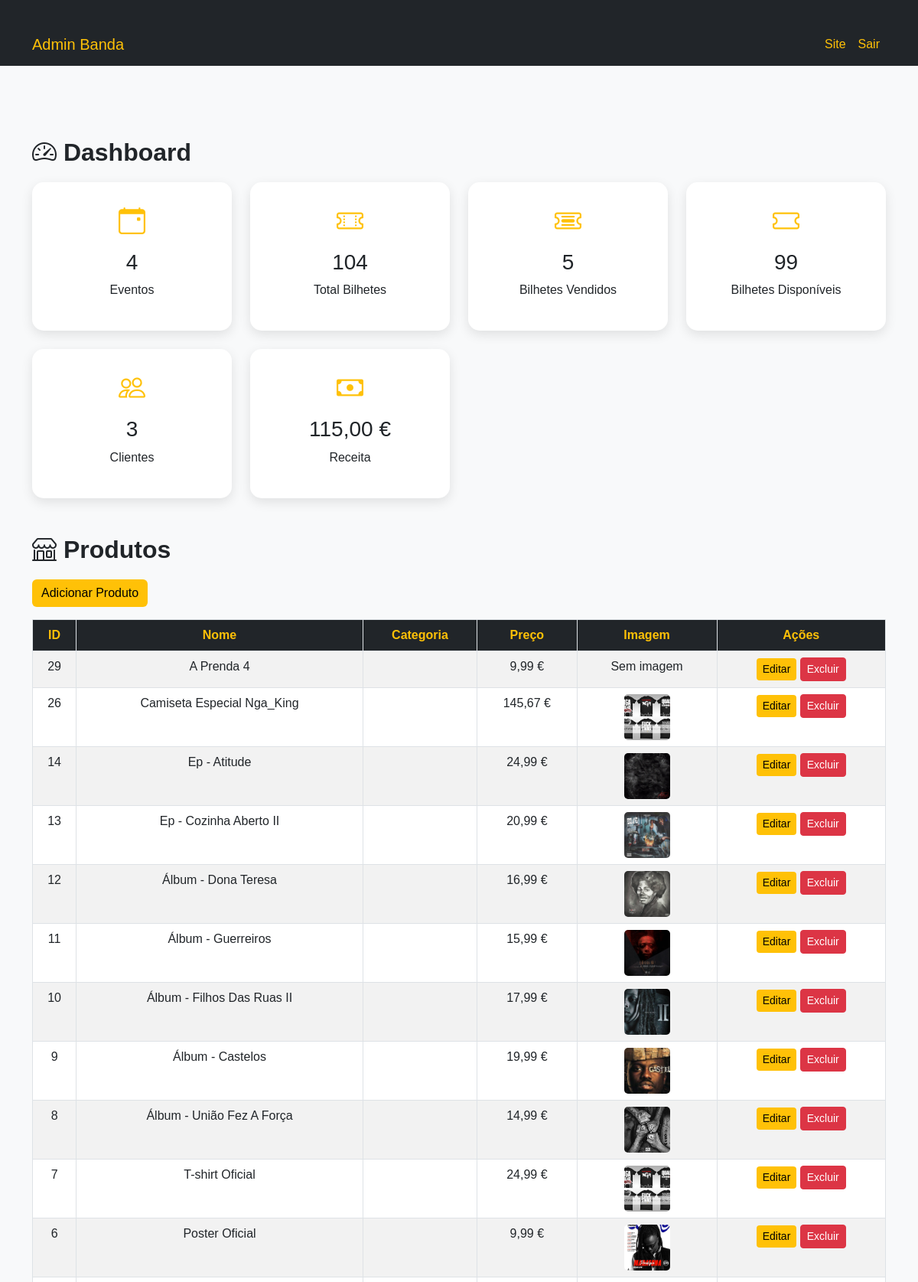
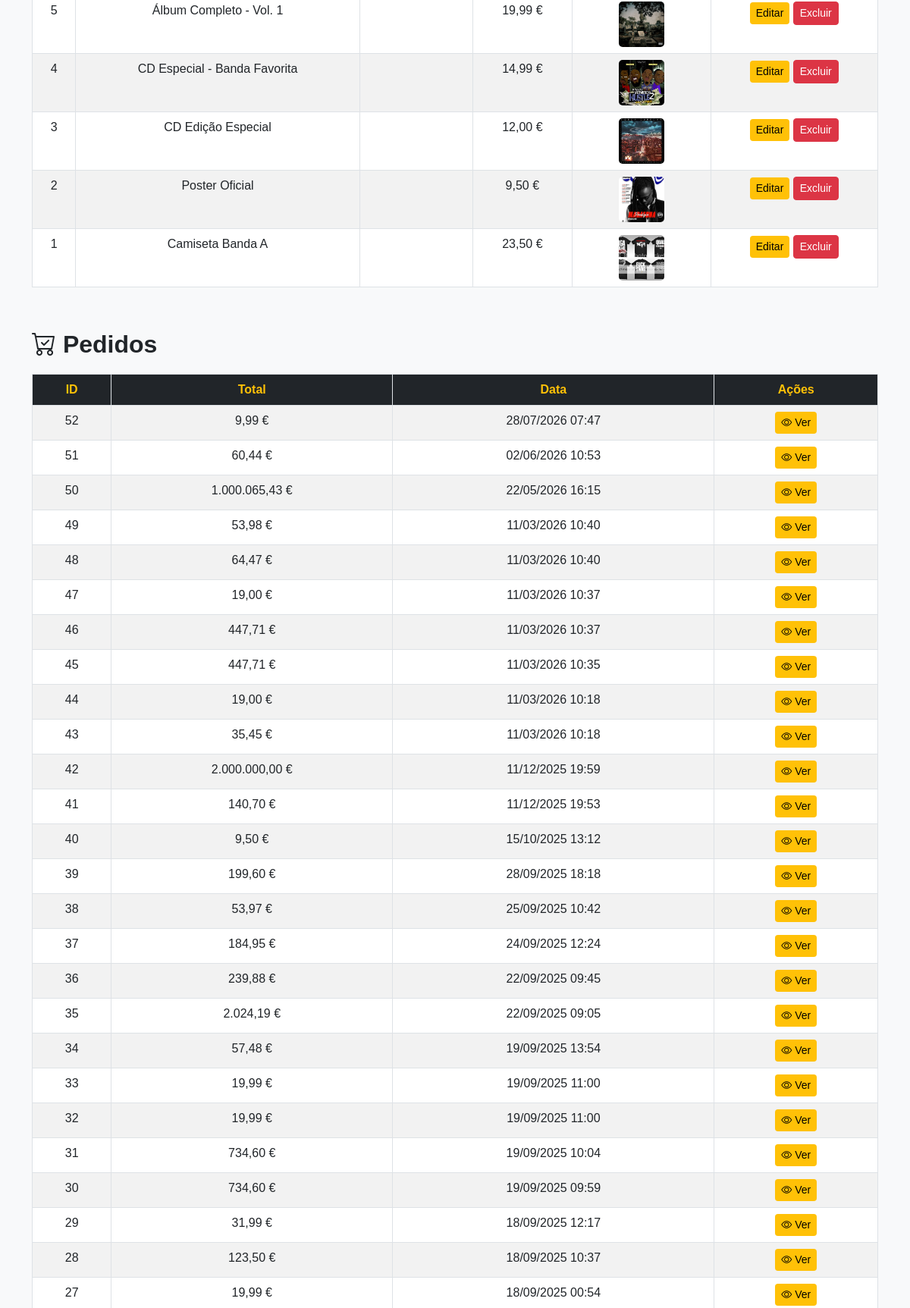
/site/admin/admin.php (signed in, upper part), run on the app's committed database (2 pictures, top to bottom).
### tables this page shows
CREATE TABLE `products` (
  `id` int(11) NOT NULL,
  `name` varchar(150) NOT NULL,
  `price` decimal(10,2) NOT NULL,
  `description` text DEFAULT NULL,
  `category` varchar(100) DEFAULT NULL,
  `image` varchar(255) DEFAULT NULL
);

CREATE TABLE `orders` (
  `id` int(11) NOT NULL,
  `total` decimal(10,2) NOT NULL,
  `created_at` timestamp NOT NULL DEFAULT current_timestamp()
);

### site/admin/admin.php (the view, shortened to what this page needs)
<?php
require_once __DIR__ . '/../../conexao/db.php';
$totalEvents = $pdo
    ->query("
        SELECT COUNT(*)
        FROM events
    ")
    ->fetchColumn();
$totalTickets = $pdo
    ->query("
        SELECT COUNT(*)
        FROM tickets
    ")
    ->fetchColumn();
$soldTickets = $pdo
    ->query("
        SELECT COUNT(*)
        FROM tickets
        WHERE status = 'Vendido'
    ")
    ->fetchColumn();
$availableTickets = $pdo
    ->query("
        SELECT COUNT(*)
        FROM tickets
        WHERE status = 'Disponível'
    ")
    ->fetchColumn();
$totalCustomers = $pdo
    ->query("
        SELECT COUNT(*)
        FROM customers
    ")
    ->fetchColumn();
$totalRevenue = $pdo
    ->query("
        SELECT COALESCE(SUM(total), 0)
        FROM sales
    ")
    ->fetchColumn();
$products = $pdo
    ->query("
        SELECT *
        FROM products
        ORDER BY id DESC
    ")
    ->fetchAll(PDO::FETCH_ASSOC);
$orders = $pdo
    ->query("
        SELECT *
        FROM orders
        ORDER BY id DESC
    ")
    ->fetchAll(PDO::FETCH_ASSOC);
?>
<!DOCTYPE html>
<html lang="pt">
<head>
    <link
        href="https://cdn.jsdelivr.net/npm/bootstrap@5.3.0/dist/css/bootstrap.min.css"
        rel="stylesheet">
    <link
        href="https://cdn.jsdelivr.net/npm/bootstrap-icons@1.10.5/font/bootstrap-icons.css"
        rel="stylesheet">
    <link
        rel="stylesheet"
        href="../css/style.css">
</head>
<body class="pg-admin">
    <nav class="navbar navbar-expand-lg navbar-dark">
        <div class="container">
            <a
                class="navbar-brand"
                href="#">
                Admin Banda
            </a>
            <div
                class="collapse navbar-collapse"
                id="menuAdmin">
                <ul class="navbar-nav ms-auto">
                    <li class="nav-item">
                        <a
                            class="nav-link"
                            href="../index2.php">
                            Site
                        </a>
                    </li>
                    <li class="nav-item">
                        <a
                            class="nav-link"
                            href="logout.php">
                            Sair
                        </a>
                    </li>
                </ul>
            </div>
        </div>
    </nav>
    <div class="container py-4">
        <h2 class="section-title">
            <i class="bi bi-speedometer2"></i>
            Dashboard
        </h2>
        <div class="row g-4 mb-5">
            <div class="col-md-3">
                <div class="card-dashboard">
                    <i class="bi bi-calendar-event"></i>
                    <h3>
                        <?= (int) $totalEvents ?>
                    </h3>
                    <p>
                        Eventos
                    </p>
                </div>
            </div>
            <div class="col-md-3">
                <div class="card-dashboard">
                    <i class="bi bi-ticket-perforated"></i>
                    <h3>
                        <?= (int) $totalTickets ?>
                    </h3>
                    <p>
                        Total Bilhetes
                    </p>
                </div>
            </div>
            <div class="col-md-3">
                <div class="card-dashboard">
                    <i class="bi bi-ticket-detailed"></i>
                    <h3>
                        <?= (int) $soldTickets ?>
                    </h3>
                    <p>
                        Bilhetes Vendidos
                    </p>
                </div>
            </div>
            <div class="col-md-3">
                <div class="card-dashboard">
                    <i class="bi bi-ticket"></i>
                    <h3>
                        <?= (int) $availableTickets ?>
                    </h3>
                    <p>
                        Bilhetes Disponíveis
                    </p>
                </div>
            </div>
            <div class="col-md-3">
                <div class="card-dashboard">
                    <i class="bi bi-people"></i>
                    <h3>
                        <?= (int) $totalCustomers ?>
                    </h3>
                    <p>
                        Clientes
                    </p>
                </div>
            </div>
            <div class="col-md-3">
                <div class="card-dashboard">
                    <i class="bi bi-cash"></i>
                    <h3>
                        <?= number_format(
                            (float) $totalRevenue,
                            2,
                            ",",
                            "."
                        ) ?>
                        €
                    </h3>
                    <p>
                        Receita
                    </p>
                </div>
            </div>
        </div>
        <h2 class="section-title">
            <i class="bi bi-shop"></i>
            Produtos
        </h2>
        <a
            href="add_product.php"
            class="btn btn-warning mb-3">
            Adicionar Produto
        </a>
        <div class="table-responsive">
            <table class="table table-bordered table-striped text-center">
                <thead>
                    <tr>
                        <th>ID</th>
                        <th>Nome</th>
                        <th>Categoria</th>
                        <th>Preço</th>
                        <th>Imagem</th>
                        <th>Ações</th>
                    </tr>
                </thead>
                <tbody>
                    <?php foreach ($products as $product): ?>
                        <tr>
                            <td>
                                <?= (int) $product['id'] ?>
                            </td>
                            <td>
                                <?= htmlspecialchars(
                                    $product['name'] ?? ''
                                ) ?>
                            </td>
                            <td>
                            </td>
                            <td>
                                <?= number_format(
                                    (float) ($product['price'] ?? 0),
                                    2,
                                    ",",
                                    "."
                                ) ?>
                                €
                            </td>
                            <td>
                                <?php if (!empty($product['image'])): ?>
                                    <img
                                        src="../img/<?= htmlspecialchars($product['image']) ?>"
                                        width="60"
                                        height="60"
                                        style="object-fit: cover;"
                                        alt="Produto">
                                <?php else: ?>
                                    Sem imagem
                                <?php endif; ?>
                            </td>
                            <td>
                                <a
                                    href="edit_product.php?id=<?= (int) $product['id'] ?>"
                                    class="btn btn-warning btn-sm">
                                    Editar
                                </a>
                                <a
                                    href="delete_product.php?id=<?= (int) $product['id'] ?>"
                                    class="btn btn-danger btn-sm"
                                    onclick="return confirm('Excluir produto?')">
                                    Excluir
                                </a>
                            </td>
                        </tr>
                    <?php endforeach; ?>
                </tbody>
            </table>
        </div>
        <h2 class="section-title">
            <i class="bi bi-cart-check"></i>
            Pedidos
        </h2>
        <div class="table-responsive">
            <table class="table table-bordered table-striped text-center">
                <thead>
                    <tr>
                        <th>ID</th>
                        <th>Total</th>
                        <th>Data</th>
                        <th>Ações</th>
                    </tr>
                </thead>
                <tbody>
                    <?php foreach ($orders as $order): ?>
                        <tr>
                            <td>
                                <?= (int) $order['id'] ?>
                            </td>
                            <td>
                                <?= number_format(
                                    (float) ($order['total'] ?? 0),
                                    2,
                                    ",",
                                    "."
                                ) ?>
                                €
                            </td>
                            <td>
                                <?php if (!empty($order['created_at'])): ?>
                                    <?= date(
                                        "d/m/Y H:i",
                                        strtotime($order['created_at'])
                                    ) ?>
                                <?php else: ?>
                                    Sem data
                                <?php endif; ?>
                            </td>
                            <td>
                                <a
                                    href="detalhes.php?id=<?= (int) $order['id'] ?>"
                                    class="btn btn-warning btn-sm">
                                    <i class="bi bi-eye"></i>
                                    Ver
                                </a>
                            </td>
                        </tr>
                    <?php endforeach; ?>
                </tbody>
            </table>
        </div>
    </div>
</body>
</html>

### site/css/style.css (style rules this page uses)
body.pg-admin { font-family: 'Poppins', sans-serif; background: #f8f9fa; }
.pg-admin .navbar { background: #212529; }
.pg-admin .navbar a { color: #ffc107 !important; }
.pg-admin .container { margin-top: 30px; }
.pg-admin .section-title { margin-top: 40px; margin-bottom: 20px; font-weight: 700; color: #212529; }
.pg-admin .card-dashboard { background: white; border-radius: 15px; padding: 25px; text-align: center; box-shadow: 0 5px 15px rgba(0, 0, 0, .1); }
.pg-admin .card-dashboard i { font-size: 35px; color: #ffc107; }
.pg-admin .card-dashboard h3 { margin-top: 10px; }
.pg-admin .btn-warning { background: #ffc107; border: none; color: #000; }
.pg-admin table th { background: #212529 !important; color: #ffc107 !important; }
.pg-admin img { border-radius: 5px; }

### data on the page
products: id "29", name "A Prenda 4", price "9,99", image "Sem imagem"
products: id "26", name "Camiseta Especial Nga_King", price "145,67", image (picture)
products: id "14", name "Ep - Atitude", price "24,99", image (picture)
products: id "13", name "Ep - Cozinha Aberto II", price "20,99", image (picture)
products: id "12", name "Álbum - Dona Teresa", price "16,99", image (picture)
products: id "11", name "Álbum - Guerreiros", price "15,99", image (picture)
products: id "10", name "Álbum - Filhos Das Ruas II", price "17,99", image (picture)
products: id "9", name "Álbum - Castelos", price "19,99", image (picture)
products: id "8", name "Álbum - União Fez A Força", price "14,99", image (picture)
products: id "7", name "T-shirt Oficial", price "24,99", image (picture)
products: id "6", name "Poster Oficial", price "9,99", image (picture)
products: id "5", name "Álbum Completo - Vol. 1", price "19,99", image (picture)
products: id "4", name "CD Especial - Banda Favorita", price "14,99", image (picture)
products: id "3", name "CD Edição Especial", price "12,00", image (picture)
products: id "2", name "Poster Oficial", price "9,50", image (picture)
products: id "1", name "Camiseta Banda A", price "23,50", image (picture)
orders: id "52", total "9,99", created_at "28/07/2026 07:47"
orders: id "51", total "60,44", created_at "02/06/2026 10:53"
orders: id "50", total "1.000.065,43", created_at "22/05/2026 16:15"
orders: id "49", total "53,98", created_at "11/03/2026 10:40"
orders: id "48", total "64,47", created_at "11/03/2026 10:40"
orders: id "47", total "19,00", created_at "11/03/2026 10:37"
orders: id "46", total "447,71", created_at "11/03/2026 10:37"
orders: id "45", total "447,71", created_at "11/03/2026 10:35"
orders: id "44", total "19,00", created_at "11/03/2026 10:18"
orders: id "43", total "35,45", created_at "11/03/2026 10:18"
orders: id "42", total "2.000.000,00", created_at "11/12/2025 19:59"
orders: id "41", total "140,70", created_at "11/12/2025 19:53"
orders: id "40", total "9,50", created_at "15/10/2025 13:12"
orders: id "39", total "199,60", created_at "28/09/2025 18:18"
orders: id "38", total "53,97", created_at "25/09/2025 10:42"
orders: id "37", total "184,95", created_at "24/09/2025 12:24"
orders: id "36", total "239,88", created_at "22/09/2025 09:45"
orders: id "35", total "2.024,19", created_at "22/09/2025 09:05"
orders: id "34", total "57,48", created_at "19/09/2025 13:54"
orders: id "33", total "19,99", created_at "19/09/2025 11:00"
orders: id "32", total "19,99", created_at "19/09/2025 11:00"
orders: id "31", total "734,60", created_at "19/09/2025 10:04"
orders: id "30", total "734,60", created_at "19/09/2025 09:59"
orders: id "29", total "31,99", created_at "18/09/2025 12:17"
orders: id "28", total "123,50", created_at "18/09/2025 10:37"
orders: id "27", total "19,99", created_at "18/09/2025 00:54"

### other printed values
$totalEvents "4"
$totalTickets "104"
$soldTickets "5"
$availableTickets "99"
$totalCustomers "3"
$totalRevenue "115,00"
